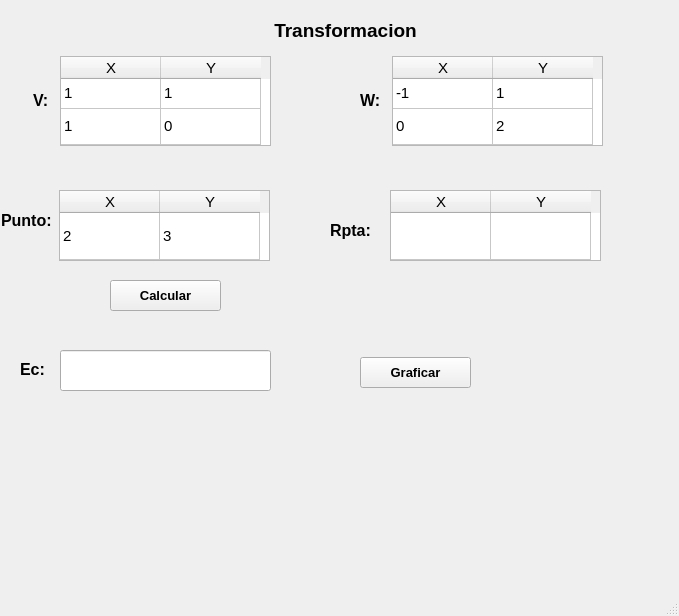
<?xml version="1.0" encoding="UTF-8"?>
<ui version="4.0">
 <class>MainWindow</class>
 <widget class="QMainWindow" name="MainWindow">
  <property name="geometry">
   <rect>
    <x>0</x>
    <y>0</y>
    <width>679</width>
    <height>616</height>
   </rect>
  </property>
  <property name="windowTitle">
   <string>Transformacion</string>
  </property>
  <widget class="QWidget" name="centralwidget">
   <widget class="QLabel" name="label_2">
    <property name="geometry">
     <rect>
      <x>33</x>
      <y>80</y>
      <width>31</width>
      <height>41</height>
     </rect>
    </property>
    <property name="font">
     <font>
      <pointsize>12</pointsize>
      <weight>75</weight>
      <bold>true</bold>
     </font>
    </property>
    <property name="text">
     <string>V:</string>
    </property>
   </widget>
   <widget class="QLabel" name="label_3">
    <property name="geometry">
     <rect>
      <x>360</x>
      <y>80</y>
      <width>31</width>
      <height>41</height>
     </rect>
    </property>
    <property name="font">
     <font>
      <pointsize>12</pointsize>
      <weight>75</weight>
      <bold>true</bold>
     </font>
    </property>
    <property name="text">
     <string>W:</string>
    </property>
   </widget>
   <widget class="QLabel" name="label_4">
    <property name="geometry">
     <rect>
      <x>1</x>
      <y>200</y>
      <width>61</width>
      <height>41</height>
     </rect>
    </property>
    <property name="font">
     <font>
      <pointsize>12</pointsize>
      <weight>75</weight>
      <bold>true</bold>
     </font>
    </property>
    <property name="text">
     <string>Punto:</string>
    </property>
   </widget>
   <widget class="QTableWidget" name="tableWidgetPunto">
    <property name="geometry">
     <rect>
      <x>59</x>
      <y>190</y>
      <width>211</width>
      <height>71</height>
     </rect>
    </property>
    <property name="font">
     <font>
      <pointsize>11</pointsize>
     </font>
    </property>
    <attribute name="verticalHeaderVisible">
     <bool>false</bool>
    </attribute>
    <attribute name="verticalHeaderStretchLastSection">
     <bool>true</bool>
    </attribute>
    <row>
     <property name="text">
      <string>New Row</string>
     </property>
    </row>
    <column>
     <property name="text">
      <string>X</string>
     </property>
    </column>
    <column>
     <property name="text">
      <string>Y</string>
     </property>
    </column>
    <item row="0" column="0">
     <property name="text">
      <string>2</string>
     </property>
    </item>
    <item row="0" column="1">
     <property name="text">
      <string>3</string>
     </property>
    </item>
   </widget>
   <widget class="QLabel" name="label">
    <property name="geometry">
     <rect>
      <x>210</x>
      <y>10</y>
      <width>271</width>
      <height>41</height>
     </rect>
    </property>
    <property name="font">
     <font>
      <pointsize>14</pointsize>
      <weight>75</weight>
      <bold>true</bold>
     </font>
    </property>
    <property name="text">
     <string>Transformacion</string>
    </property>
    <property name="alignment">
     <set>Qt::AlignCenter</set>
    </property>
   </widget>
   <widget class="QLabel" name="label_5">
    <property name="geometry">
     <rect>
      <x>330</x>
      <y>210</y>
      <width>61</width>
      <height>41</height>
     </rect>
    </property>
    <property name="font">
     <font>
      <pointsize>12</pointsize>
      <weight>75</weight>
      <bold>true</bold>
     </font>
    </property>
    <property name="text">
     <string>Rpta:</string>
    </property>
   </widget>
   <widget class="QTableWidget" name="tableWidgetV">
    <property name="geometry">
     <rect>
      <x>60</x>
      <y>56</y>
      <width>211</width>
      <height>90</height>
     </rect>
    </property>
    <property name="font">
     <font>
      <pointsize>11</pointsize>
     </font>
    </property>
    <property name="rowCount">
     <number>2</number>
    </property>
    <attribute name="verticalHeaderVisible">
     <bool>false</bool>
    </attribute>
    <attribute name="verticalHeaderDefaultSectionSize">
     <number>30</number>
    </attribute>
    <attribute name="verticalHeaderStretchLastSection">
     <bool>true</bool>
    </attribute>
    <row>
     <property name="text">
      <string>New Row</string>
     </property>
    </row>
    <row/>
    <column>
     <property name="text">
      <string>X</string>
     </property>
    </column>
    <column>
     <property name="text">
      <string>Y</string>
     </property>
    </column>
    <item row="0" column="0">
     <property name="text">
      <string>1</string>
     </property>
    </item>
    <item row="0" column="1">
     <property name="text">
      <string>1</string>
     </property>
    </item>
    <item row="1" column="0">
     <property name="text">
      <string>1</string>
     </property>
    </item>
    <item row="1" column="1">
     <property name="text">
      <string>0</string>
     </property>
    </item>
   </widget>
   <widget class="QTableWidget" name="tableWidgetW">
    <property name="geometry">
     <rect>
      <x>392</x>
      <y>56</y>
      <width>211</width>
      <height>90</height>
     </rect>
    </property>
    <property name="font">
     <font>
      <pointsize>11</pointsize>
     </font>
    </property>
    <property name="rowCount">
     <number>2</number>
    </property>
    <attribute name="verticalHeaderVisible">
     <bool>false</bool>
    </attribute>
    <attribute name="verticalHeaderDefaultSectionSize">
     <number>30</number>
    </attribute>
    <attribute name="verticalHeaderStretchLastSection">
     <bool>true</bool>
    </attribute>
    <row>
     <property name="text">
      <string>New Row</string>
     </property>
    </row>
    <row/>
    <column>
     <property name="text">
      <string>X</string>
     </property>
    </column>
    <column>
     <property name="text">
      <string>Y</string>
     </property>
    </column>
    <item row="0" column="0">
     <property name="text">
      <string>-1</string>
     </property>
    </item>
    <item row="0" column="1">
     <property name="text">
      <string>1</string>
     </property>
    </item>
    <item row="1" column="0">
     <property name="text">
      <string>0</string>
     </property>
    </item>
    <item row="1" column="1">
     <property name="text">
      <string>2</string>
     </property>
    </item>
   </widget>
   <widget class="QTableWidget" name="tableWidgetRpta">
    <property name="geometry">
     <rect>
      <x>390</x>
      <y>190</y>
      <width>211</width>
      <height>71</height>
     </rect>
    </property>
    <property name="font">
     <font>
      <pointsize>11</pointsize>
     </font>
    </property>
    <property name="editTriggers">
     <set>QAbstractItemView::AnyKeyPressed|QAbstractItemView::DoubleClicked</set>
    </property>
    <attribute name="verticalHeaderVisible">
     <bool>false</bool>
    </attribute>
    <attribute name="verticalHeaderStretchLastSection">
     <bool>true</bool>
    </attribute>
    <row>
     <property name="text">
      <string>New Row</string>
     </property>
    </row>
    <column>
     <property name="text">
      <string>X</string>
     </property>
    </column>
    <column>
     <property name="text">
      <string>Y</string>
     </property>
    </column>
   </widget>
   <widget class="QPushButton" name="pushButtonCalc">
    <property name="geometry">
     <rect>
      <x>110</x>
      <y>280</y>
      <width>111</width>
      <height>31</height>
     </rect>
    </property>
    <property name="font">
     <font>
      <pointsize>10</pointsize>
      <weight>75</weight>
      <bold>true</bold>
     </font>
    </property>
    <property name="text">
     <string>Calcular</string>
    </property>
   </widget>
   <widget class="QPushButton" name="pushButtonGraph">
    <property name="geometry">
     <rect>
      <x>360</x>
      <y>357</y>
      <width>111</width>
      <height>31</height>
     </rect>
    </property>
    <property name="font">
     <font>
      <pointsize>10</pointsize>
      <weight>75</weight>
      <bold>true</bold>
     </font>
    </property>
    <property name="text">
     <string>Graficar</string>
    </property>
   </widget>
   <widget class="QLineEdit" name="lineEditEc">
    <property name="geometry">
     <rect>
      <x>60</x>
      <y>350</y>
      <width>211</width>
      <height>41</height>
     </rect>
    </property>
    <property name="font">
     <font>
      <pointsize>11</pointsize>
     </font>
    </property>
   </widget>
   <widget class="QLabel" name="label_6">
    <property name="geometry">
     <rect>
      <x>20</x>
      <y>349</y>
      <width>41</width>
      <height>41</height>
     </rect>
    </property>
    <property name="font">
     <font>
      <pointsize>12</pointsize>
      <weight>75</weight>
      <bold>true</bold>
     </font>
    </property>
    <property name="text">
     <string>Ec:</string>
    </property>
   </widget>
  </widget>
  <widget class="QMenuBar" name="menubar">
   <property name="geometry">
    <rect>
     <x>0</x>
     <y>0</y>
     <width>679</width>
     <height>21</height>
    </rect>
   </property>
  </widget>
  <widget class="QStatusBar" name="statusbar"/>
 </widget>
 <resources/>
 <connections/>
</ui>
